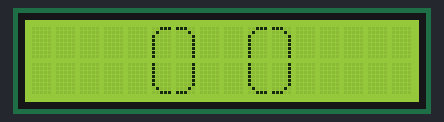
Simulated run of this sketch. Board: Arduino Uno, built with avr-gcc and run on an emulated ATmega328P. Parts: 16×2 character LCD.

Above: at 0.2 s.
At 2.2 s:
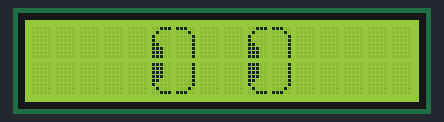
At 3.3 s:
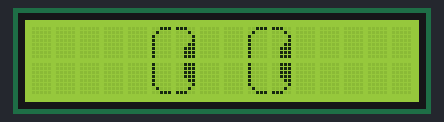
At 4.4 s:
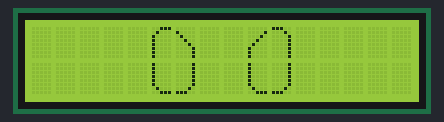
At 7.6 s:
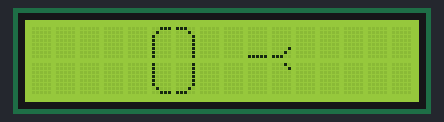

Measured:
- by itself, everything shown: repeats every 8.5 s, in 7 steps
- what the display in image 1 shows lasts 1.1 s, from 2.2 s to 3.3 s

The sketch:

Cristal00.ino
```cpp
//https://deepbluembedded.com/lcd-custom-character-generator/

#include <Wire.h>
#include <LiquidCrystal_I2C.h>

LiquidCrystal_I2C lcd(0x27,16,2);

int l = 5;

uint8_t Char0[8]; //00 00
uint8_t Char1[8]; //X0 00
uint8_t Char2[8]; //0X 00
uint8_t Char3[8]; //00 X0
uint8_t Char4[8]; //00 0X
uint8_t Char5[8]; //extra
uint8_t Char6[8]; //extra
uint8_t Char7[8]; //extra

// envia os arrays atuais e atualiza na memória para o LCD
void AtualizaLCD()
{
  lcd.createChar(0, Char0); //00 00
  lcd.createChar(1, Char1); //X0 00
  lcd.createChar(2, Char2); //0X 00
  lcd.createChar(3, Char3); //00 X0
  lcd.createChar(4, Char4); //00 0X
  lcd.createChar(5, Char5);
  lcd.createChar(6, Char6);
  lcd.createChar(7, Char7);
}

// restaura os arrays para o estado inicial
void Padrao()
{
  uint8_t c0[8] = {0,0,0,0,0,0,0,0}; //00 00
  uint8_t c1[8] = {0x07,0x08,0x10,0x10,0x10,0x10,0x10,0x10}; //X0 00
  uint8_t c2[8] = {0x1c,0x02,0x01,0x01,0x01,0x01,0x01,0x01}; //0X 00
  uint8_t c3[8] = {0x10,0x10,0x10,0x10,0x10,0x10,0x08,0x07}; //00 X0
  uint8_t c4[8] = {0x01,0x01,0x01,0x01,0x01,0x01,0x02,0x1c}; //00 0X

  uint8_t vazio[8] = {0,0,0,0,0,0,0,0};

  memcpy(Char0,c0,8);
  memcpy(Char1,c1,8);
  memcpy(Char2,c2,8);
  memcpy(Char3,c3,8);
  memcpy(Char4,c4,8);

  memcpy(Char5,vazio,8);
  memcpy(Char6,vazio,8);
  memcpy(Char7,vazio,8);
}

// desenha os olhos usando os chars atuais
void DesenhaOlhos()
{
  lcd.setCursor(l,0); //X0 00
  lcd.write(byte(1));

  lcd.setCursor(l+1,0); //0X 00
  lcd.write(byte(2));

  lcd.setCursor(l,1); //00 X0
  lcd.write(byte(3));

  lcd.setCursor(l+1,1); //00 0X
  lcd.write(byte(4));


  lcd.setCursor(l+4,0); //X0 00
  lcd.write(byte(1));

  lcd.setCursor(l+5,0); //0X 00
  lcd.write(byte(2));

  lcd.setCursor(l+4,1); //00 X0
  lcd.write(byte(3));

  lcd.setCursor(l+5,1); //00 0X
  lcd.write(byte(4));
}

// olhos abertos (estado padrão)
void Abertos()
{
  Padrao();       // restaura arrays
  AtualizaLCD();  // envia ao LCD
  DesenhaOlhos(); // exibe
}

// exemplo: olhando para direita
void OlhandoDir()
{
  Padrao(); // começa do padrão

  uint8_t c2[8] = {0x1c,0x02,0x01,0x01,0x03,0x07,0x07,0x07}; // Direita Cima
  uint8_t c4[8] = {0x07,0x07,0x07,0x07,0x03,0x01,0x02,0x1c}; // Direita Baixo

  memcpy(Char2,c2,8);
  memcpy(Char4,c4,8);
  AtualizaLCD();

  DesenhaOlhos();
}

void OlhandoEsq()
{
  Padrao(); // começa do padrão

  uint8_t c1[8] = {0x07,0x08,0x10,0x10,0x18,0x1c,0x1c,0x1c}; // Esquerda Cima
  uint8_t c3[8] = {0x1c,0x1c,0x1c,0x1c,0x18,0x10,0x08,0x07}; // Esquerda Baixo

  memcpy(Char1,c1,8);
  memcpy(Char3,c3,8);
  AtualizaLCD();

  DesenhaOlhos();
}

void PiscandoDir()
{
  Padrao();

  uint8_t c5[] = {0x00, 0x00, 0x00, 0x00, 0x00, 0x01, 0x02, 0x1c}; //...,
  uint8_t c6[] = {0x00, 0x00, 0x00, 0x00, 0x00, 0x00, 0x00, 0x1f}; //...
  uint8_t c7[] = {0x02, 0x01, 0x00, 0x00, 0x00, 0x00, 0x00, 0x00}; // '

  memcpy(Char5,c5,8);
  memcpy(Char6,c6,8);
  memcpy(Char7,c7,8);
  AtualizaLCD();

  DesenhaOlhos();

  lcd.setCursor(l+4,0); //X0 00
  lcd.write(byte(6));

  lcd.setCursor(l+5,0); //0X 00
  lcd.write(byte(5));

  lcd.setCursor(l+4,1); //00 X0
  lcd.write(byte(0));

  lcd.setCursor(l+5,1); //00 0X
  lcd.write(byte(7));
}

void Raiva()
{
  Padrao();

  uint8_t c5[8] = {0x00, 0x10, 0x08, 0x04, 0x02, 0x01, 0x01, 0x01};
  uint8_t c6[8] = {0x00, 0x01, 0x02, 0x04, 0x08, 0x10, 0x10, 0x10};

  memcpy(Char5,c5,8);
  memcpy(Char6,c6,8);
  AtualizaLCD();

  DesenhaOlhos();

  lcd.setCursor(l+1,0); //0X 00
  lcd.write(byte(5));

  lcd.setCursor(l+4,0); //0X 00
  lcd.write(byte(6));
}

void setup()
{
  lcd.init();
  lcd.backlight();
}

void loop()
{
  Abertos();
  delay(2000);

  OlhandoEsq();
  delay(1000);

  OlhandoDir();
  delay(1000);

  Raiva();
  delay(1000);

  OlhandoEsq();
  delay(1000);

  OlhandoDir();
  delay(1000);

  PiscandoDir();
  delay(1000);
}
```
